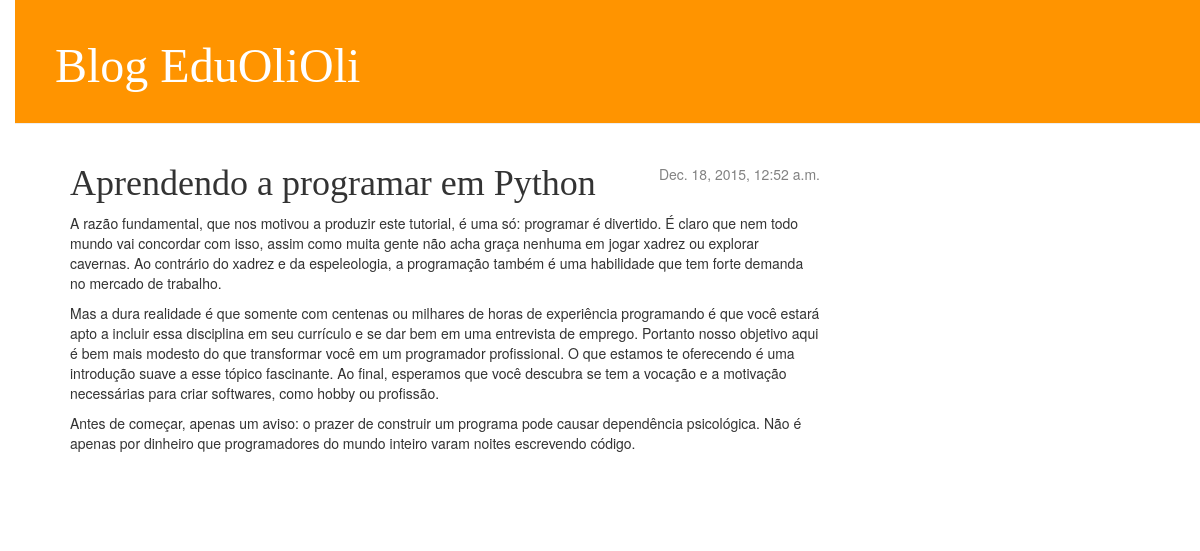
The app's page /post/1/ with its own data.
### blog/views.py (the view)
# urls.py: url(r'^post/(?P<pk>[0-9]+)/$', views.post_detail),
def post_detail(request, pk):
	post = get_object_or_404(Post, pk=pk)
	return render(request, 'blog/post_detail.html', {'post': post})

### blog/templates/blog/post_detail.html
{% extends 'blog/base.html' %}
{% block content %}
    <div class="post">
        {% if post.published_date %}
            <div class="date">
                {{ post.published_date }}
            </div>
        {% endif %}
        <h1>{{ post.title }}</h1>
        <p>{{ post.text|linebreaks }}</p>
    </div>
{% endblock %}

### blog/static/css/blog.css (style rules this page uses)
body { padding-left: 15px; }
h1, h2, h3, h4 { font-family: 'Lobster', cursive; }
.date { float: right; color: #828282; }
.post { margin-bottom: 70px; }

### records on screen
Post: published_date "Dec. 18, 2015, 12:52 a.m.", title "Aprendendo a programar em Python", text "A razão fundamental, que nos motivou a produzir este tutorial, é uma só: programar é divertido. É claro que nem todo mundo vai concordar com isso, assim como muita gente não acha graça nenhuma em jogar xadrez ou explorar cavernas. Ao contrário do xadrez e da espeleologia, a programação também é uma habilidade que tem forte demanda no mercado de trabalho. Mas a dura realidade é que somente com centenas ou milhares de horas de experiência programando é que você estará apto a incluir essa disciplina em seu currículo e se dar bem em uma entrevista de emprego. Portanto nosso objetivo aqui é bem mais modesto do que transformar você em um programador profissional. O que estamos te oferecendo é uma…"
